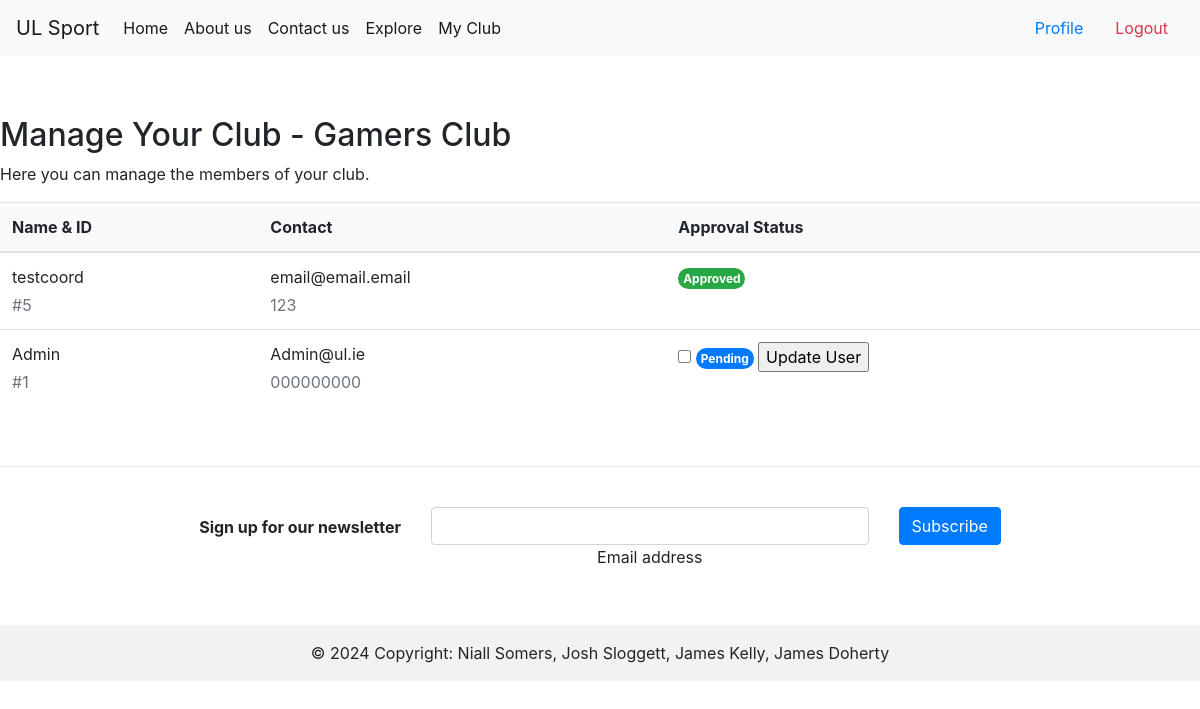
The app's page /myclub (signed in), older data.
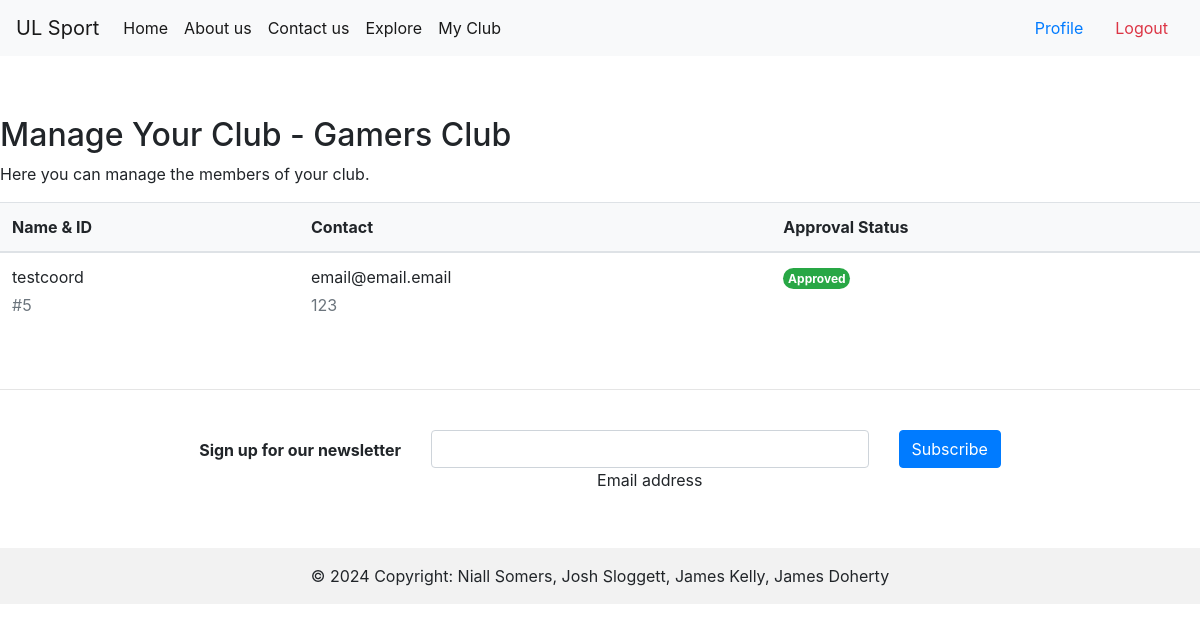
The same page, newer data.
### tables this page shows
CREATE TABLE Clubs (
    ClubID INTEGER PRIMARY KEY AUTOINCREMENT,
    Name TEXT NOT NULL,
    Description TEXT,
    ValidityStatus TEXT NOT NULL,
    CoordinatorID INTEGER,
    CreatedAt TIMESTAMP DEFAULT CURRENT_TIMESTAMP,
    UpdatedAt TIMESTAMP DEFAULT CURRENT_TIMESTAMP,
    FOREIGN KEY (CoordinatorID) REFERENCES Users(UserID)
);

CREATE TABLE ClubMemberships (
    MembershipID INTEGER PRIMARY KEY AUTOINCREMENT,
    UserID INTEGER,
    ClubID INTEGER,
    RequestStatus TEXT DEFAULT 'Pending',
    CreatedAt TIMESTAMP DEFAULT CURRENT_TIMESTAMP,
    UpdatedAt TIMESTAMP DEFAULT CURRENT_TIMESTAMP ,
    FOREIGN KEY (UserID) REFERENCES Users(UserID),
    FOREIGN KEY (ClubID) REFERENCES Clubs(ClubID)
);

CREATE TABLE Users (
    UserID INTEGER PRIMARY KEY AUTOINCREMENT,
    Username TEXT NOT NULL,
    Password TEXT NOT NULL,
    Contact TEXT NOT NULL,
    Email TEXT NOT NULL,
    Role TEXT NOT NULL,
    ApprovalStatus TEXT DEFAULT 'Pending',
    CreatedAt TIMESTAMP DEFAULT CURRENT_TIMESTAMP,
    UpdatedAt TIMESTAMP DEFAULT CURRENT_TIMESTAMP
);

### permissionpages.py (the view)
def myclub():
    if current_user is None:
        return render_template('/home.html',)
    else:
        conn = db.connect('db/user_data.db')
        cursor = conn.cursor()
        conn = db.connect('db/user_data.db')
        cursor = conn.cursor()
        cursor.execute('SELECT Role FROM Users WHERE UserID = ?', (current_user.id,))
        role_data = cursor.fetchone()
        cursor.execute('SELECT * FROM Clubs WHERE CoordinatorID = ?', (current_user.id,))
        club_owner = cursor.fetchone()
        if role_data[0] == 'Coordinator' and club_owner:
            cursor.execute('''
                        SELECT u.UserID, u.Username, u.Contact, u.Email, c.RequestStatus
                        FROM Users u
                        JOIN ClubMemberships c ON u.UserID = c.UserID
                        WHERE c.ClubID = ?
                    ''', (club_owner[0],))
            club_users = cursor.fetchall()
            return render_template('/myclubmanage.html', current_user=current_user, club_data=club_owner, club_users=club_users)
        elif role_data[0] == 'Coordinator' and club_owner is None:
            return render_template('/myclubcreate.html', current_user=current_user)

### app.py (called while the page is built, shortened)
@login_manager.user_loader
def load_user(user_id):
    conn = db.connect('db/user_data.db')
    cursor = conn.cursor()
    cursor.execute('SELECT * FROM Users WHERE UserID = ?', (user_id,))
    user_data = cursor.fetchone()
    conn.close()
    if user_data:
        return auth.User(user_data[0], user_data[1])

@app.context_processor
def utility_processor():
    def current_user_data():
        if current_user.is_authenticated:
            conn = db.connect('db/user_data.db')
            cursor = conn.cursor()
            cursor.execute('SELECT * FROM Users WHERE UserID = ?', (current_user.id,))
            currentUsrData = cursor.fetchone()
            userData = auth.USERDATA(
                currentUsrData[1],
                currentUsrData[3],
                currentUsrData[4],
                currentUsrData[5],
                currentUsrData[6]
            )
            print(userData.role)
            return userData
    return dict(user_data=current_user_data())

### templates/myclubmanage.html (shortened to what this page needs)
{% extends "base.html" %}
{% block content %}
    <h2>Manage Your Club - {{club_data[1]}}</h2>
    <p>Here you can manage the members of your club.</p>
            <table class="table align-middle mb-0 bg-white">
                <thead class="bg-light">
                <tr>
                    <th>Name & ID</th>
                    <th>Contact</th>
                    <th>Approval Status</th>
                </tr>
                </thead>
                <tbody>
                    {% for data in club_users %}
                      <tr>
                        <td>
                          <div class="d-flex align-items-center">
                            <div class="ms-3">
                              <p class="fw-bold mb-1">{{data[1]}}</p>
                              <p class="text-muted mb-0">#{{data[0]}}</p>
                            </div>
                          </div>
                        </td>
                        <td>
                          <p class="fw-normal mb-1">{{data[3]}}</p>
                          <p class="text-muted mb-0">{{data[2]}}</p>
                        </td>
                          <form method="post" action="{{ url_for('updateClubMember') }}">
                        {% if data[4] != 'Pending' %}
                        <td>
                          <span class="badge badge-success rounded-pill d-inline">{{data[4]}}</span>
                        </td>
                        {% else %}
                        <td>
                            <input type="checkbox" name="approval"/>
                            <span class="badge badge-primary rounded-pill d-inline">{{data[4]}}</span>
                            <input type="submit" value="Update User"/>
                        </td>
                        {% endif %}
                              </form>
                      </tr>
                      {% endfor %}
                    </tbody>
            </table>
{% endblock %}

### templates/base.html (shortened to what this page needs)
<!DOCTYPE html>
<html lang="en">
<head>
        <link rel="stylesheet" href="https://cdn.jsdelivr.net/npm/bootstrap@4.6.2/dist/css/bootstrap.min.css">
</head>
<body>
    <nav class="navbar navbar-expand-lg navbar-light bg-light navbar sticky-top">
        <a class="navbar-brand" href="#">UL Sport</a>
        <div class="collapse navbar-collapse" id="navbarSupportedContent">
          <ul class="navbar-nav mr-auto">
            <li class="nav-item active">
              <a class="nav-link" href="{{url_for('home')}}">Home <span class="sr-only">(current)</span></a>
            </li>
            <li class="nav-item active">
              <a class="nav-link" href="{{url_for('about')}}">About us<span class="sr-only">(current)</span></a>
            </li>
            <li class="nav-item active">
              <a class="nav-link" href="{{url_for('contact')}}">Contact us<span class="sr-only">(current)</span></a>
            </li>
            <li class="nav-item active">
              <a class="nav-link" href="{{url_for('explore')}}">Explore<span class="sr-only">(current)</span></a>
            </li>
              {% if user_data.role == 'Coordinator' %}
            <li class="nav-item active">
              <a class="nav-link" href="{{url_for('myclub')}}">My Club<span class="sr-only">(current)</span></a>
            </li>
              {% endif %}
          </ul>
            {% if not current_user.is_authenticated %}
            <a class="nav-link" href="{{url_for('login')}}">Login<span class="sr-only">(current)</span></a>
            {% else %}
            <a class="nav-link" href="{{url_for('profile')}}">Profile<span class="sr-only">(current)</span></a>
            <a class="nav-link text-danger" href="{{url_for('logout')}}">Logout<span class="sr-only">(current)</span></a>
            {% endif %}
          </div>
      </nav>
    <div id="content">
        {% block content %}{% endblock %}
    </div>
    <footer class="bg-body-tertiary text-center">
      <hr>
        <div class="container p-4 pb-0">
          <section class="">
            <form action="">
              <div class="row d-flex justify-content-center">
                <div class="col-auto">
                  <p class="pt-2">
                    <strong>Sign up for our newsletter</strong>
                  </p>
                </div>
                <div class="col-md-5 col-12">
                  <div data-mdb-input-init class="form-outline mb-4">
                    <input type="email" id="form5Example26" class="form-control" />
                    <label class="form-label" for="form5Example26">Email address</label>
                  </div>
                </div>
                <div class="col-auto">
                  <button data-mdb-ripple-init type="submit" class="btn btn-primary mb-4">
                    Subscribe
                  </button>
                </div>
              </div>
            </form>
          </section>
        </div>
        <div class="text-center p-3" style="background-color: rgba(0, 0, 0, 0.05);">
          © 2024 Copyright:
          <a class="text-body" href="https://mdbootstrap.com/">Niall Somers, Josh Sloggett, James Kelly, James Doherty</a>
        </div>
      </footer>
</body>
</html>

### templates/base.html (style rules this page uses)
footer { bottom:0; width: 100%; margin-top: 5%; }
body { min-height: 100vh; overflow-x: hidden; }
nav { margin-bottom: 5%; }

Row changes from the older to the newer data that the page shows:
removed ClubMemberships: Username "Admin", UserID "1", Email "Admin@ul.ie", Contact "000000000", RequestStatus "Pending"
